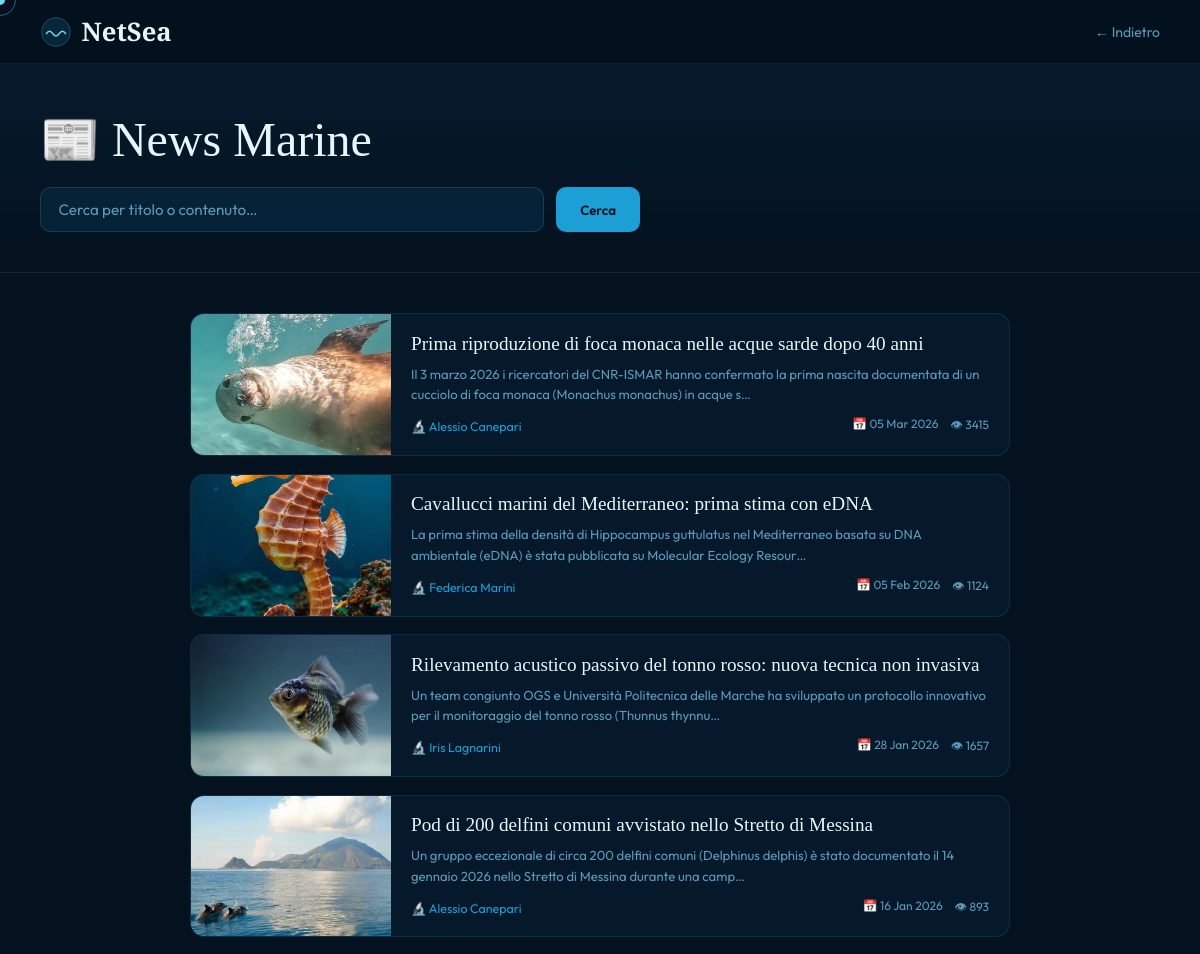
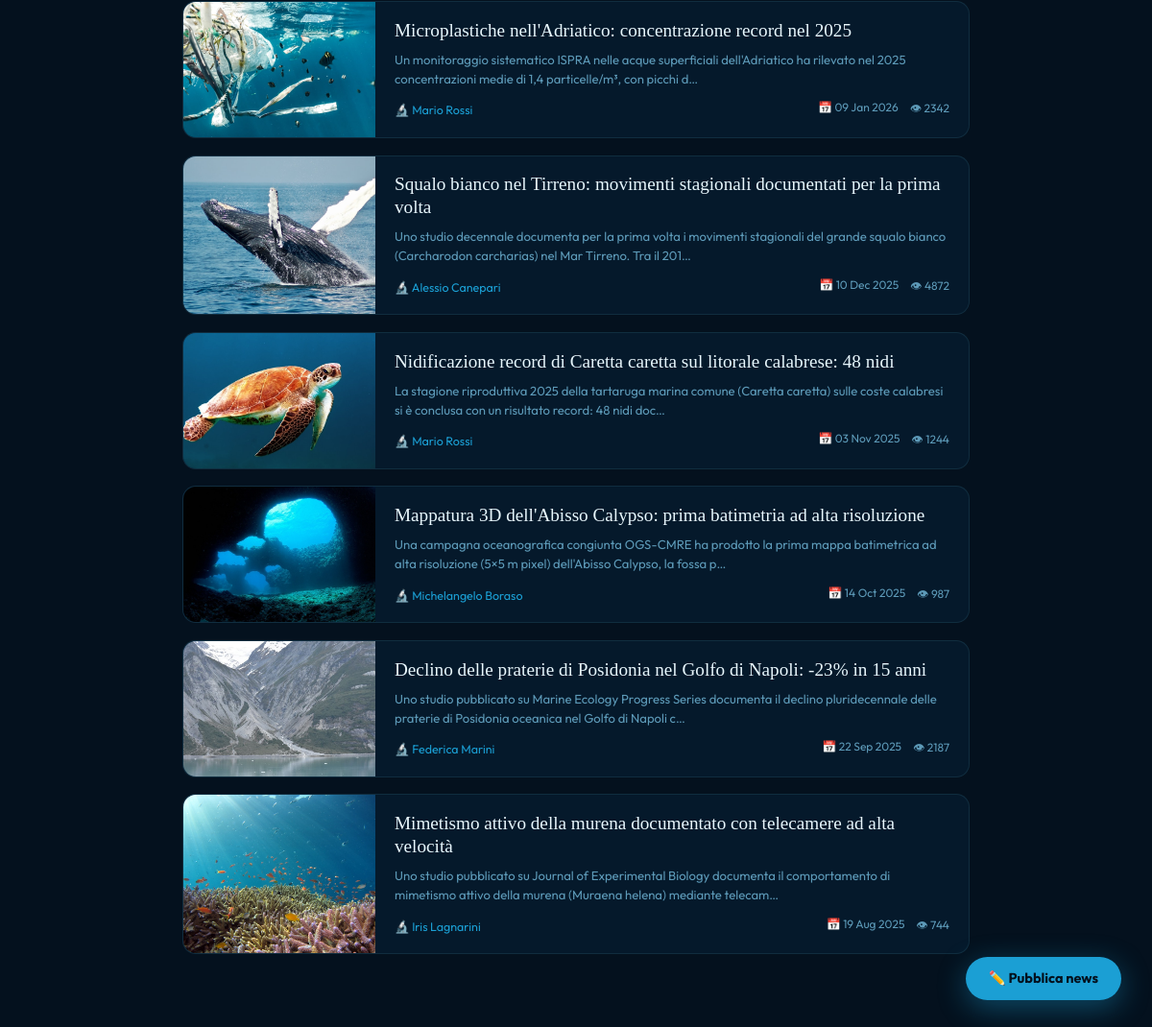
/news.php (signed in), run on the app's committed database (2 pictures, top to bottom).
### tables this page shows
CREATE TABLE `news` (
  `id_news` int(11) NOT NULL,
  `titolo` varchar(150) DEFAULT NULL,
  `contenuto` text DEFAULT NULL,
  `copertina` text DEFAULT NULL,
  `data_pub` date DEFAULT NULL,
  `visualizzazioni` int(11) DEFAULT NULL,
  `id_ricercatore` int(11) DEFAULT NULL
);

CREATE TABLE `utente` (
  `id_utente` int(11) NOT NULL,
  `username` varchar(50) DEFAULT NULL,
  `password_hash` text DEFAULT NULL,
  `email` varchar(150) DEFAULT NULL,
  `nome` varchar(100) DEFAULT NULL,
  `cognome` varchar(100) DEFAULT NULL,
  `data_registrazione` date DEFAULT NULL,
  `is_admin` tinyint(1) DEFAULT 0,
  `foto_profilo` varchar(255) DEFAULT NULL
);

### news.php (the view, shortened to what this page needs)
<?php
require 'config.php';
$q = trim($_GET['q'] ?? '');
$like = '%' . $q . '%';
if ($q) {
    $stmt = $connessione->prepare("
        SELECT n.*, u.nome AS nome_autore, u.cognome AS cognome_autore
        FROM news n
        JOIN ricercatore r ON n.id_ricercatore = r.id_ricercatore
        JOIN utente u ON r.id_ricercatore = u.id_utente
        WHERE n.titolo LIKE ? OR n.contenuto LIKE ?
        ORDER BY n.data_pub DESC
    ");
    $stmt->execute([$like, $like]);
} else {
    $stmt = $connessione->query("
        SELECT n.*, u.nome AS nome_autore, u.cognome AS cognome_autore
        FROM news n
        JOIN ricercatore r ON n.id_ricercatore = r.id_ricercatore
        JOIN utente u ON r.id_ricercatore = u.id_utente
        ORDER BY n.data_pub DESC
    ");
}
$tutte_news = $stmt->fetchAll();
?>
<!DOCTYPE html>
<html lang="it">
<head>
  <link rel="stylesheet" href="style.css">
</head>
<body>
<nav>
  <a href="index.php" class="nav-logo">
    <svg viewBox="0 0 40 40" fill="none">
      <circle cx="20" cy="20" r="18" fill="rgba(27,159,212,.15)" stroke="rgba(114,215,240,.3)" stroke-width="1"/>
      <path d="M8 22 Q12 16 16 22 Q20 28 24 22 Q28 16 32 22" stroke="#72d7f0" stroke-width="2" fill="none" stroke-linecap="round"/>
    </svg>
    NetSea
  </a>
  <a href="javascript:history.back()" class="nav-back">← Indietro</a>
</nav>
<div class="page-hero">
  <h1>📰 News Marine</h1>
  <form class="search-bar" method="GET" action="news.php">
    <input type="text" name="q" value="<?= htmlspecialchars($q) ?>"
           placeholder="Cerca per titolo o contenuto…" autocomplete="off">
    <button type="submit">Cerca</button>
  </form>
</div>
<div class="main">
  <?php if (empty($tutte_news)): ?>
    <div class="empty">
      <div>🌊</div>
      <p><?= $q ? 'Nessuna news trovata per questa ricerca.' : 'Nessuna news pubblicata ancora.' ?></p>
    </div>
  <?php else: ?>
    <?php foreach ($tutte_news as $n):
      $data   = $n['data_pub'] ? date('d M Y', strtotime($n['data_pub'])) : '';
      $autore = trim(($n['nome_autore'] ?? '') . ' ' . ($n['cognome_autore'] ?? ''));
      $isImg  = !empty($n['copertina']) && preg_match('/\.(jpg|jpeg|png|gif|webp)$/i', $n['copertina']);
    ?>
    <a href="news_detail.php?id=<?= $n['id_news'] ?>" class="news-card">
      <div class="news-card-img">
        <?php if ($isImg): ?>
          <img src="<?= htmlspecialchars($n['copertina']) ?>" alt="">
        <?php else: ?>
          🌊
        <?php endif; ?>
      </div>
      <div class="news-card-body">
        <h3><?= htmlspecialchars($n['titolo']) ?></h3>
        <p><?= htmlspecialchars(mb_substr($n['contenuto'] ?? '', 0, 150)) ?>…</p>
        <div class="news-card-footer">
          <span class="news-autore">🔬 <?= htmlspecialchars($autore) ?></span>
          <div class="news-meta">
            <span>📅 <?= $data ?></span>
            <span>👁 <?= (int)($n['visualizzazioni'] ?? 0) ?></span>
          </div>
        </div>
      </div>
    </a>
    <?php endforeach; ?>
  <?php endif; ?>
</div>
<?php if (isset($_SESSION['id']) && in_array($_SESSION['ruolo'] ?? '', ['ricercatore','admin'])): ?>
  <a href="crea_news.php" class="fab">✏️ Pubblica news</a>
<?php endif; ?>
</body>
</html>

### style.css (style rules this page uses)
*, *::before, *::after { box-sizing: border-box; margin: 0; padding: 0; }
:root { --ink: #04111e; --deep: #071e33; --ocean: #0b3d5e; --mid: #1267a0; --wave: #1b9fd4; --foam: #72d7f0; --pearl: #e8f6fc; --sand: #f5ede0; --sand2: #e8d9c4; --coral: #e05a3a; --kelp: #2cb89b; --gold: #f0c040; --text: #c5e4f5; --muted: #5d9ab8; --ease: cubic-bezier(.25,.46,.45,.94); }
html { scroll-behavior: smooth; }
body { font-family: 'Outfit', sans-serif; background: var(--ink); color: var(--text); overflow-x: hidden; cursor: none; }
a { color: var(--wave); text-decoration: none; transition: color .2s; }
nav { position: sticky; top: 0; z-index: 600; height: 64px; display: flex; align-items: center; padding: 0 2.5rem; gap: 1rem; background: rgba(4,17,30,.95); border-bottom: 1px solid rgba(114,215,240,.08); }
.nav-logo { display: flex; align-items: center; gap: .6rem; text-decoration: none; font-family: 'Cormorant Garamond', serif; font-size: 1.6rem; font-weight: 600; color: var(--pearl); }
.nav-logo svg, .nav-logo-wave svg { width: 32px; height: 32px; }
.nav-back { margin-left: auto; color: var(--muted); font-size: .875rem; transition: color .2s; }
h1, h2, h3 { font-family: 'Cormorant Garamond', serif; font-weight: 400; color: var(--pearl); }
h1 { font-size: clamp(1.8rem, 4vw, 3rem); line-height: 1.15; margin-bottom: .75rem; }
h3 { font-size: 1.15rem; line-height: 1.3; }
.fab { position: fixed; bottom: 2rem; right: 2rem; z-index: 300; background: var(--wave); color: var(--ink); border-radius: 50px; padding: .85rem 1.5rem; font-family: 'Outfit', sans-serif; font-weight: 700; font-size: .9rem; display: flex; align-items: center; gap: .5rem; text-decoration: none; border: none; cursor: pointer; box-shadow: 0 8px 30px rgba(27,159,212,.4); transition: all .2s; }
input[type=text], input[type=email], input[type=password], input[type=url], input[type=number], select, textarea { width: 100%; padding: .8rem 1rem; background: rgba(11,61,94,.3); border: 1px solid rgba(114,215,240,.15); border-radius: 10px; color: var(--pearl); font-family: 'Outfit', sans-serif; font-size: .95rem; outline: none; transition: border-color .2s, box-shadow .2s, background .2s; }
input::placeholder, textarea::placeholder { color: var(--muted); }
.page-hero { padding: 3rem 2.5rem 2.5rem; background: linear-gradient(180deg, rgba(7,30,51,.7), var(--ink)); border-bottom: 1px solid rgba(114,215,240,.08); }
.page-hero h1 { font-size: clamp(2rem, 4vw, 3rem); margin-bottom: 1.25rem; }
.main { max-width: 900px; margin: 2.5rem auto 5rem; padding: 0 2.5rem; }
.search-bar { display: flex; gap: .75rem; max-width: 600px; }
.search-bar input { flex: 1; padding: .75rem 1.1rem; background: rgba(11,61,94,.35); border: 1px solid rgba(114,215,240,.15); border-radius: 10px; color: var(--pearl); font-family: 'Outfit', sans-serif; font-size: .95rem; outline: none; }
.search-bar input::placeholder { color: var(--muted); }
.search-bar button { padding: .75rem 1.5rem; background: var(--wave); color: var(--ink); border: none; border-radius: 10px; font-family: 'Outfit', sans-serif; font-weight: 600; cursor: pointer; transition: background .2s; }
.news-card { display: grid; grid-template-columns: 200px 1fr; background: rgba(11,61,94,.2); border: 1px solid rgba(114,215,240,.1); border-radius: 14px; overflow: hidden; margin-bottom: 1.1rem; text-decoration: none; transition: border-color .2s, transform .2s; }
.news-card-img { background: linear-gradient(135deg,var(--ocean),var(--deep)); display: flex; align-items: center; justify-content: center; font-size: 4rem; min-height: 130px; position: relative; overflow: hidden; }
.news-card-img img { width: 100%; height: 100%; object-fit: cover; position: absolute; inset: 0; }
.news-card-body { padding: 1.1rem 1.25rem; display: flex; flex-direction: column; justify-content: space-between; }
.news-card-body h3 { font-family: 'Cormorant Garamond', serif; font-size: 1.2rem; color: var(--pearl); font-weight: 400; line-height: 1.25; margin-bottom: .5rem; }
.news-card-body p { color: var(--muted); font-size: .82rem; line-height: 1.55; display: -webkit-box; -webkit-line-clamp: 2; -webkit-box-orient: vertical; overflow: hidden; margin-bottom: .75rem; flex: 1; }
.news-card-footer { display: flex; align-items: center; justify-content: space-between; gap: .5rem; flex-wrap: wrap; }
.news-autore { font-size: .78rem; color: var(--wave); }
.news-meta { display: flex; gap: .75rem; font-size: .75rem; color: var(--muted); }

### data on the page
news: copertina (picture), titolo "Prima riproduzione di foca monaca nelle acque sarde dopo 40 anni", contenuto "Il 3 marzo 2026 i ricercatori del CNR-ISMAR hanno confermato la prima nascita documentata di un cucciolo di foca monaca (Monachus monachus) in acque s", utente.nome+cognome "Alessio Canepari", data_pub "05 Mar 2026", visualizzazioni "3415"
news: copertina (picture), titolo "Cavallucci marini del Mediterraneo: prima stima con eDNA", contenuto "La prima stima della densità di Hippocampus guttulatus nel Mediterraneo basata su DNA ambientale (eDNA) è stata pubblicata su Molecular Ecology Resour", utente.nome+cognome "Federica Marini", data_pub "05 Feb 2026", visualizzazioni "1124"
news: copertina (picture), titolo "Rilevamento acustico passivo del tonno rosso: nuova tecnica non invasiva", contenuto "Un team congiunto OGS e Università Politecnica delle Marche ha sviluppato un protocollo innovativo per il monitoraggio del tonno rosso (Thunnus thynnu", utente.nome+cognome "Iris Lagnarini", data_pub "28 Jan 2026", visualizzazioni "1657"
news: copertina (picture), titolo "Pod di 200 delfini comuni avvistato nello Stretto di Messina", contenuto "Un gruppo eccezionale di circa 200 delfini comuni (Delphinus delphis) è stato documentato il 14 gennaio 2026 nello Stretto di Messina durante una camp", utente.nome+cognome "Alessio Canepari", data_pub "16 Jan 2026", visualizzazioni "893"
news: copertina (picture), titolo "Microplastiche nell'Adriatico: concentrazione record nel 2025", contenuto "Un monitoraggio sistematico ISPRA nelle acque superficiali dell'Adriatico ha rilevato nel 2025 concentrazioni medie di 1,4 particelle/m³, con picchi d", utente.nome+cognome "Mario Rossi", data_pub "09 Jan 2026", visualizzazioni "2342"
news: copertina (picture), titolo "Squalo bianco nel Tirreno: movimenti stagionali documentati per la prima volta", contenuto "Uno studio decennale documenta per la prima volta i movimenti stagionali del grande squalo bianco (Carcharodon carcharias) nel Mar Tirreno. Tra il 201", utente.nome+cognome "Alessio Canepari", data_pub "10 Dec 2025", visualizzazioni "4872"
news: copertina (picture), titolo "Nidificazione record di Caretta caretta sul litorale calabrese: 48 nidi", contenuto "La stagione riproduttiva 2025 della tartaruga marina comune (Caretta caretta) sulle coste calabresi si è conclusa con un risultato record: 48 nidi doc", utente.nome+cognome "Mario Rossi", data_pub "03 Nov 2025", visualizzazioni "1244"
news: copertina (picture), titolo "Mappatura 3D dell'Abisso Calypso: prima batimetria ad alta risoluzione", contenuto "Una campagna oceanografica congiunta OGS-CMRE ha prodotto la prima mappa batimetrica ad alta risoluzione (5×5 m pixel) dell'Abisso Calypso, la fossa p", utente.nome+cognome "Michelangelo Boraso", data_pub "14 Oct 2025", visualizzazioni "987"
news: copertina (picture), titolo "Declino delle praterie di Posidonia nel Golfo di Napoli: -23% in 15 anni", contenuto "Uno studio pubblicato su Marine Ecology Progress Series documenta il declino pluridecennale delle praterie di Posidonia oceanica nel Golfo di Napoli c", utente.nome+cognome "Federica Marini", data_pub "22 Sep 2025", visualizzazioni "2187"
news: copertina (picture), titolo "Mimetismo attivo della murena documentato con telecamere ad alta velocità", contenuto "Uno studio pubblicato su Journal of Experimental Biology documenta il comportamento di mimetismo attivo della murena (Muraena helena) mediante telecam", utente.nome+cognome "Iris Lagnarini", data_pub "19 Aug 2025", visualizzazioni "744"
